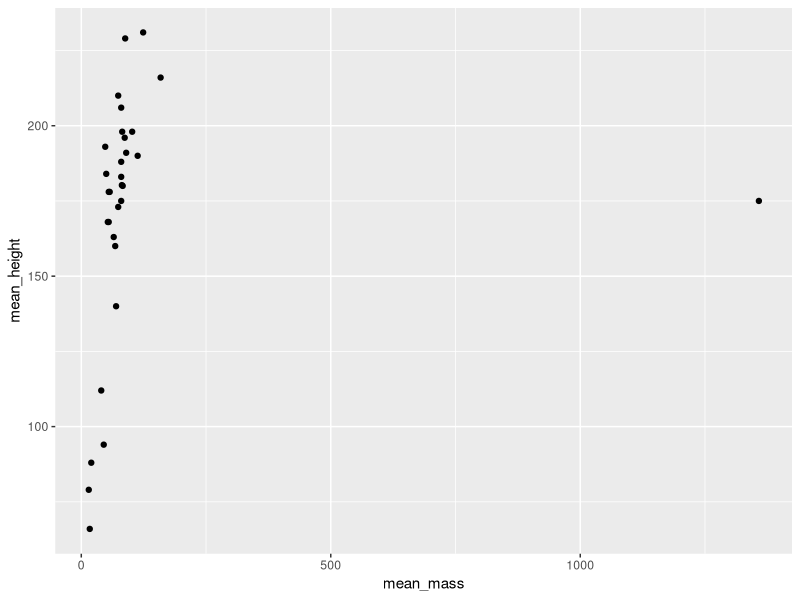
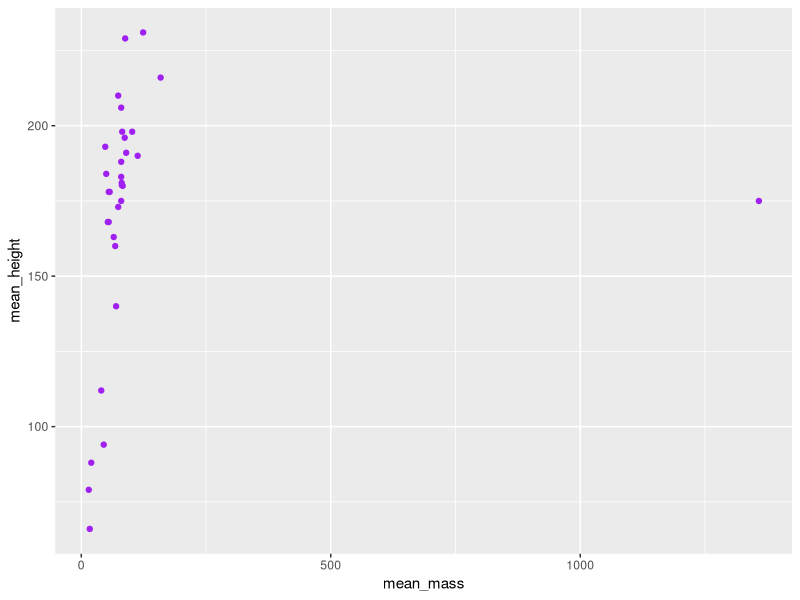
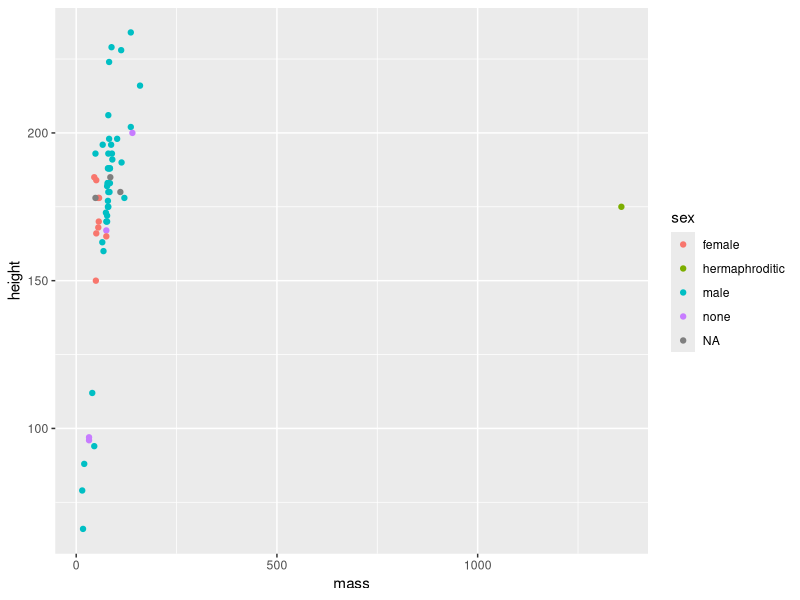

Source code (R) for these figures, in order:
# April 7, 2021

# Iteration: Loops

# Inspiration from R for Data Science (Hadley Wickham)
# https://r4ds.had.co.nz/iteration.html?q=itera#iteration

# If you need to copy/paste code **more than twice** you should think about how
# you can reduce duplication. 
# 3 main benefits to reducing duplication:
## 1. Easier to read the code (don't have to look through for what is different)
## 2. Easier to modify (only need to make changes in 1 place)
## 3. Likely to have fewer bugs (because fewer lines of code)

# There are a couple of ways to reduce duplication:
## writing functions (to discuss in a future tutorial!)
## iteration (e.g., loops, apply functions, purrr package)

# Today we are going to talk about loops (imperative programming), because they
## make the iteration explicit (a good place to start!)

## NOTE: Loops are very "verbose" (need a lot of code) and can be slow, but are
## really useful in some situations and a good place to start


# packages -----------------------------------------------------------------

library(dplyr)
library(ggplot2)
library(praise)

# First example -----------------------------------------------------------

R_group <- c("Danielle", "Laila", "Leigh", "Nicole", "Ryan", "Kiersten")

# recall: extract elements using []
R_group[6]
R_group[3]

# give praise! 
print(
  paste0(R_group[1], ": ", praise())
)

# Give praise to EVERYONE! 
# copy/paste
print(
  paste0(R_group[1], ": ", praise())
)

print(
  paste0(R_group[2], ": ", praise())
)

print(
  paste0(R_group[3], ": ", praise())
)

print(
  paste0(R_group[4], ": ", praise())
)

## loop over all elements in R_group

for(i in 1:6){

  print(
    paste0(R_group[i], ": ", praise())
  )
  
}

# more generic
for(i in seq_along(R_group)){

  print(
    paste0(R_group[i], ": ", praise())
  )

}


# Motivation --------------------------------------------------------------

# create dataframe of random variables
df <- data.frame(
  a = rnorm(10),
  b = rnorm(10),
  c = rnorm(10),
  d = rnorm(10)
)

# find the median of each column:
# copy/paste
median(df$a)
median(df$b)
median(df$c)
median(df$d)

output <- median(df[[1]]) 

# for loop
output <- vector("double", ncol(df))  # 1. output

for (i in seq_along(df)) {            # 2. sequence

  output[[i]] <- median(df[[i]])      # 3. body

}

output

# Note1: can use any variable for counter - traditional to use i, j, or k

# Note2: use seq_along() instead of length() because it does the right thing 
## for zero-length vector)
## y <- vector("double", 0)
## seq_along(y)
## 1:length(y)

# Note3: while loops are also a thing, but we won't talk about them today

# Star Wars Example -------------------------------------------------------

# built-in Star wars dataset!
starwars_data <- starwars %>%
  filter(!is.na(mass), !is.na(height))

glimpse(starwars_data)

# what is the mean height and mass for each species?

# find the unique values of species (to loop over)
species <- unique(starwars_data$species) 

species_stats <- data.frame(NULL)  # 1. output

for(i in seq_along(species)){      # 2. sequence

  species.i <- species[i]          # 3. body

  data.i <- starwars_data %>%      # filter for the species of interest
    filter(species == species.i)

  row.i <- data.frame(             # calculate the stats on the filtered data
    species = species.i,
    mean_mass = mean(data.i$mass),
    mean_height = mean(data.i$height),
    n = nrow(data.i)
  )
  # bind together results
  # it can be really slow to do it this way, but it works!
  species_stats <- rbind(species_stats, row.i)
}

ggplot(species_stats, aes(x = mean_mass, y = mean_height)) +
  geom_point()


# the dplyr way -----------------------------------------------------------
# loops can often be avoided...

species_stats_dplyr <- starwars_data %>%
  dplyr::group_by(species) %>%
  dplyr::summarize(mean_mass = mean(mass),
                   mean_height = mean(height),
                   n = n()) %>%
  ungroup()


ggplot(species_stats_dplyr, aes(x = mean_mass, y = mean_height)) +
  geom_point(col = "purple")


# Just For Fun...
ggplot(starwars_data, aes(x = mass, y = height, col = sex)) +
  geom_point()
